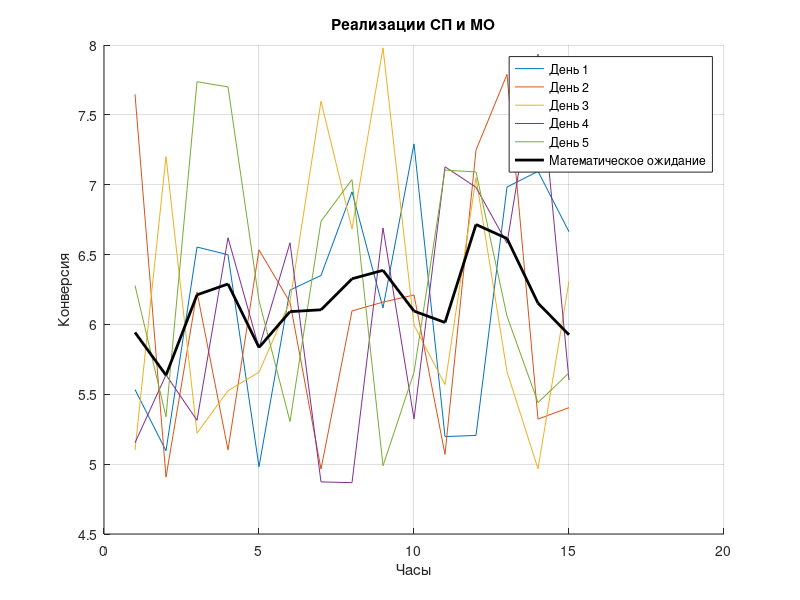

Reproduce this figure in MATLAB.
% Осин Сергей. 23ВП2. Вариант - 21.
clc
a = 3.0;
b = 5.0;
m = 5;
t1 = 9;
n = 15;

x = zeros(m, n);
disp('Матрица');
for i = 1:m
  for j = 1:n
    r = rand();
    x(i, j) = a + b * exp(-r);
  endfor
end
disp(x);


m_hat = mean(x);
D_hat = var(x, 0, 1);
sigma_hat = sqrt(D_hat);


K_hat = zeros(n, n);

for j = 1:n
  for l = 1:n
    K_hat(j, l) = sum((x(:, j) - m_hat(j)) .* (x(:, l) - m_hat(l))) / (m - 1);
  endfor
end

% Нормированная КФ
r_hat = K_hat ./ (sigma_hat' * sigma_hat);

% Построение графиков
figure;
hold on;


for i = 1:m
  plot(1:n, x(i, :), 'DisplayName', ['День ' num2str(i)]);
end


plot(1:n, m_hat, 'k-', 'LineWidth', 2, 'DisplayName', 'Математическое ожидание');

xlabel('Часы');
ylabel('Конверсия');
title('Реализации СП и МО');
legend show;
grid on;
hold off;

% Вывод результатов
disp('Математическое ожидание');
disp(m_hat);

disp('Дисперсия');
disp(D_hat);

disp('Среднее квадратическое отклонение');
disp(sigma_hat);

disp('Корреляционная функция');
disp(K_hat);

disp('Нормированная КФ');
disp(r_hat);
